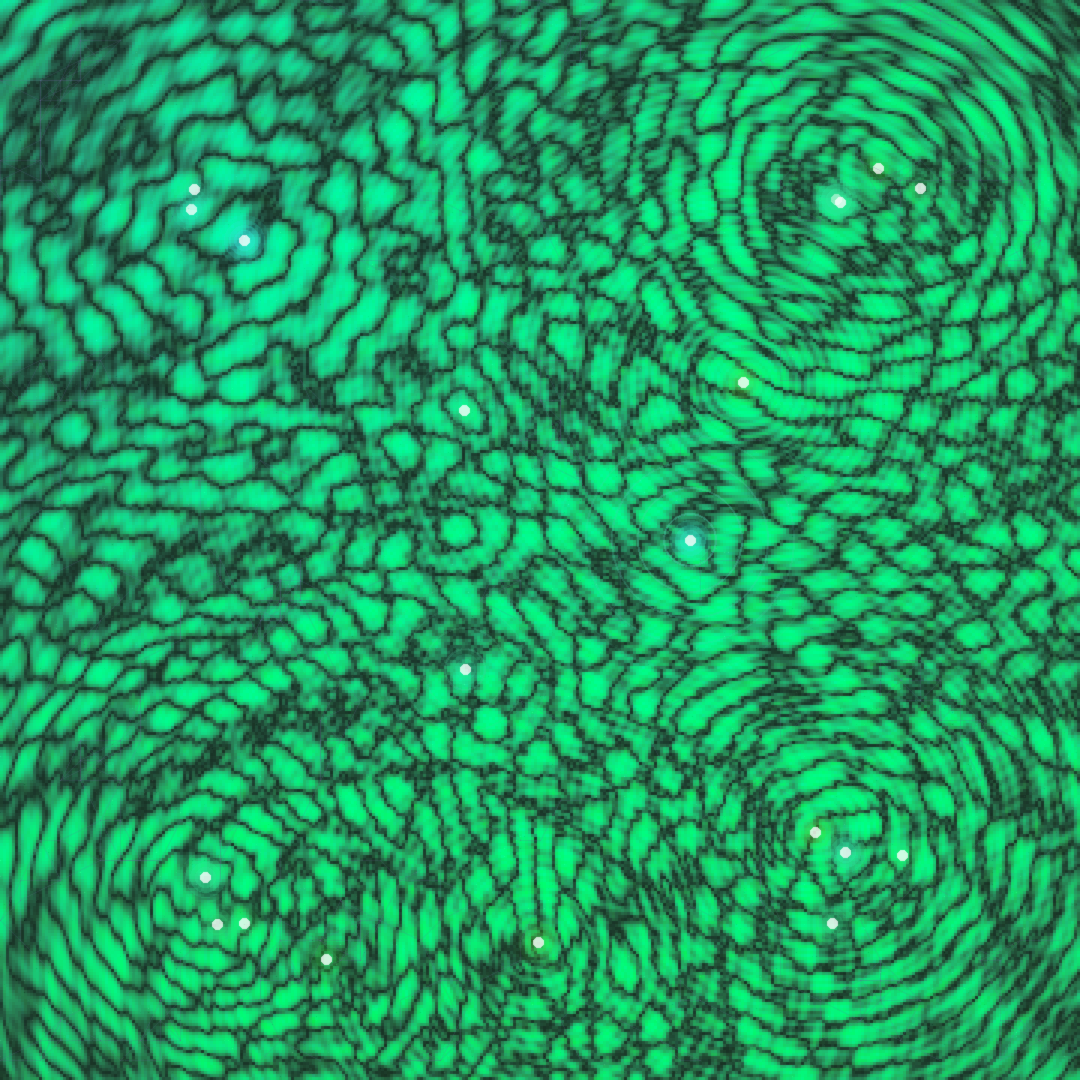

This figure's Python source:
from PIL import Image, ImageDraw, ImageFilter
import numpy as np
import matplotlib.pyplot as plt
from scipy import signal
import math
import random
import colorsys

# Canvas dimensions
WIDTH, HEIGHT = 1080, 1080

# Create base image
img = Image.new('RGB', (WIDTH, HEIGHT), color=(10, 10, 15))
draw = ImageDraw.Draw(img, 'RGBA')

# Sound wave class
class SoundWave:
    def __init__(self, frequency, amplitude, phase, origin):
        self.frequency = frequency  # Hz
        self.amplitude = amplitude
        self.phase = phase
        self.origin = origin  # (x, y) tuple
        self.wavelength = 343 / frequency  # Speed of sound / frequency
        self.color_map = self.frequency_to_color()
        
    def frequency_to_color(self):
        """Map frequency to color using synesthetic principles"""
        # Map frequency to visible spectrum
        # Low frequencies = red, high frequencies = violet
        
        # Human hearing range: 20Hz - 20kHz
        # Map to hue: 0 (red) to 0.75 (violet)
        normalized_freq = math.log10(self.frequency / 20) / math.log10(1000)  # 0 to 1
        hue = 0.75 - normalized_freq * 0.75  # Reverse so low=red, high=violet
        
        return hue

    def get_amplitude_at_point(self, x, y, time):
        """Calculate wave amplitude at a given point and time"""
        dx = x - self.origin[0]
        dy = y - self.origin[1]
        distance = math.sqrt(dx*dx + dy*dy)
        
        # Wave equation: A * sin(kr - wt + φ)
        # k = 2π/λ (wave number)
        # w = 2πf (angular frequency)
        k = 2 * math.pi / (self.wavelength * 50)  # Scale for visualization
        w = 2 * math.pi * self.frequency / 1000  # Scale time
        
        # Add damping with distance
        damping = math.exp(-distance / 500)
        
        amplitude = self.amplitude * damping * math.sin(k * distance - w * time + self.phase)
        
        return amplitude

# Musical chord - multiple frequencies
def create_chord(root_freq, chord_type='major'):
    """Create a musical chord from root frequency"""
    waves = []
    
    # Frequency ratios for different intervals
    if chord_type == 'major':
        ratios = [1, 5/4, 3/2]  # Root, major third, perfect fifth
    elif chord_type == 'minor':
        ratios = [1, 6/5, 3/2]  # Root, minor third, perfect fifth
    elif chord_type == 'diminished':
        ratios = [1, 6/5, 64/45]  # Root, minor third, diminished fifth
    else:  # augmented
        ratios = [1, 5/4, 8/5]  # Root, major third, augmented fifth
    
    # Create waves for each note in chord
    for i, ratio in enumerate(ratios):
        freq = root_freq * ratio
        amplitude = 1.0 / (i + 1)  # Decreasing amplitude for higher notes
        phase = random.uniform(0, 2 * math.pi)
        
        # Different origins for spatial effect
        angle = i * 2 * math.pi / len(ratios)
        radius = 150
        x = WIDTH/2 + radius * math.cos(angle)
        y = HEIGHT/2 + radius * math.sin(angle)
        
        waves.append(SoundWave(freq, amplitude, phase, (x, y)))
    
    return waves

# Create multiple sound sources
all_waves = []

# Central major chord - C major (261.63 Hz)
central_chord = create_chord(261.63, 'major')
all_waves.extend(central_chord)

# Surrounding minor chords
minor_positions = [(200, 200), (880, 200), (200, 880), (880, 880)]
for pos in minor_positions:
    # Different root notes for variety
    root = random.choice([220, 293.66, 349.23, 392])  # A3, D4, F4, G4
    chord = create_chord(root, 'minor')
    # Reposition waves
    for wave in chord:
        wave.origin = (pos[0] + random.uniform(-50, 50), 
                      pos[1] + random.uniform(-50, 50))
    all_waves.extend(chord)

# Single high frequency overtones
for _ in range(5):
    freq = random.uniform(800, 2000)
    x = random.uniform(100, WIDTH - 100)
    y = random.uniform(100, HEIGHT - 100)
    wave = SoundWave(freq, 0.3, random.uniform(0, 2 * math.pi), (x, y))
    all_waves.append(wave)

# Visualize the acoustic field
time = 5  # Moment in time

# Create interference pattern
resolution = 3  # Sample every N pixels for performance
for x in range(0, WIDTH, resolution):
    for y in range(0, HEIGHT, resolution):
        # Sum all wave contributions
        total_amplitude = 0
        weighted_hue = 0
        total_weight = 0
        
        for wave in all_waves:
            amp = wave.get_amplitude_at_point(x, y, time)
            total_amplitude += amp
            
            # Weight color by amplitude
            weight = abs(amp)
            weighted_hue += wave.color_map * weight
            total_weight += weight
        
        if total_weight > 0:
            # Average hue weighted by amplitude
            avg_hue = weighted_hue / total_weight
            
            # Amplitude determines brightness and saturation
            normalized_amp = math.tanh(abs(total_amplitude))  # Compress to 0-1
            
            saturation = 0.5 + 0.5 * normalized_amp
            value = 0.2 + 0.8 * normalized_amp
            
            # Convert to RGB
            r, g, b = [int(c * 255) for c in colorsys.hsv_to_rgb(avg_hue, saturation, value)]
            
            # Draw pixel block
            draw.rectangle([x, y, x + resolution, y + resolution], 
                         fill=(r, g, b))

# Add wave sources as glowing points
for wave in all_waves:
    x, y = wave.origin
    
    # Glow based on frequency
    hue = wave.color_map
    
    # Multiple glow layers
    for radius in range(30, 5, -5):
        alpha = int(150 * (30 - radius) / 30 * wave.amplitude)
        r, g, b = [int(c * 255) for c in colorsys.hsv_to_rgb(hue, 0.8, 0.9)]
        
        draw.ellipse([x - radius, y - radius, x + radius, y + radius],
                    fill=(r, g, b, alpha))
    
    # Core
    draw.ellipse([x - 5, y - 5, x + 5, y + 5],
                fill=(255, 255, 255, 200))

# Add circular wave fronts for major visualization
for wave in all_waves[:3]:  # Just the central chord
    x, y = wave.origin
    
    # Draw expanding circles
    for i in range(5):
        radius = (i + 1) * wave.wavelength * 20  # Scale for visibility
        
        if radius < 500:  # Don't draw too large
            alpha = int(100 * (1 - i / 5) * wave.amplitude)
            hue = wave.color_map
            r, g, b = [int(c * 255) for c in colorsys.hsv_to_rgb(hue, 0.6, 0.8)]
            
            # Draw circle
            draw.ellipse([x - radius, y - radius, x + radius, y + radius],
                        outline=(r, g, b, alpha), width=2)

# Add standing wave patterns at nodal lines
# Find points of constructive/destructive interference
nodal_points = []
for x in range(0, WIDTH, 20):
    for y in range(0, HEIGHT, 20):
        # Check if this is a nodal point (destructive interference)
        total = sum(w.get_amplitude_at_point(x, y, time) for w in all_waves[:6])
        
        if abs(total) < 0.1:  # Near zero amplitude
            nodal_points.append((x, y))

# Connect nearby nodal points
for i, p1 in enumerate(nodal_points):
    for p2 in nodal_points[i+1:]:
        dist = math.sqrt((p1[0] - p2[0])**2 + (p1[1] - p2[1])**2)
        
        if dist < 50:  # Close enough to connect
            draw.line([p1, p2], fill=(100, 100, 150, 50), width=1)

# Add resonance visualization - Chladni patterns
# Areas of maximum vibration
for x in range(0, WIDTH, 10):
    for y in range(0, HEIGHT, 10):
        # Calculate total energy at this point
        energy = sum(w.get_amplitude_at_point(x, y, time)**2 for w in all_waves)
        
        if energy > 2:  # High energy regions
            size = min(5, energy)
            intensity = min(255, int(energy * 50))
            
            # Golden particles at resonance points
            draw.ellipse([x - size, y - size, x + size, y + size],
                        fill=(255, 220, 100, intensity))

# Final atmospheric touches
# Add subtle noise for texture
pixels = img.load()
for x in range(0, WIDTH, 4):
    for y in range(0, HEIGHT, 4):
        if random.random() < 0.05:
            r, g, b = pixels[x, y]
            noise = random.randint(-20, 20)
            pixels[x, y] = (
                max(0, min(255, r + noise)),
                max(0, min(255, g + noise)),
                max(0, min(255, b + noise))
            )

# Apply slight blur for smoothness
img = img.filter(ImageFilter.GaussianBlur(radius=0.5))

img.save('acoustic_mandala_01.png')
print("Acoustic Mandala created: acoustic_mandala_01.png")